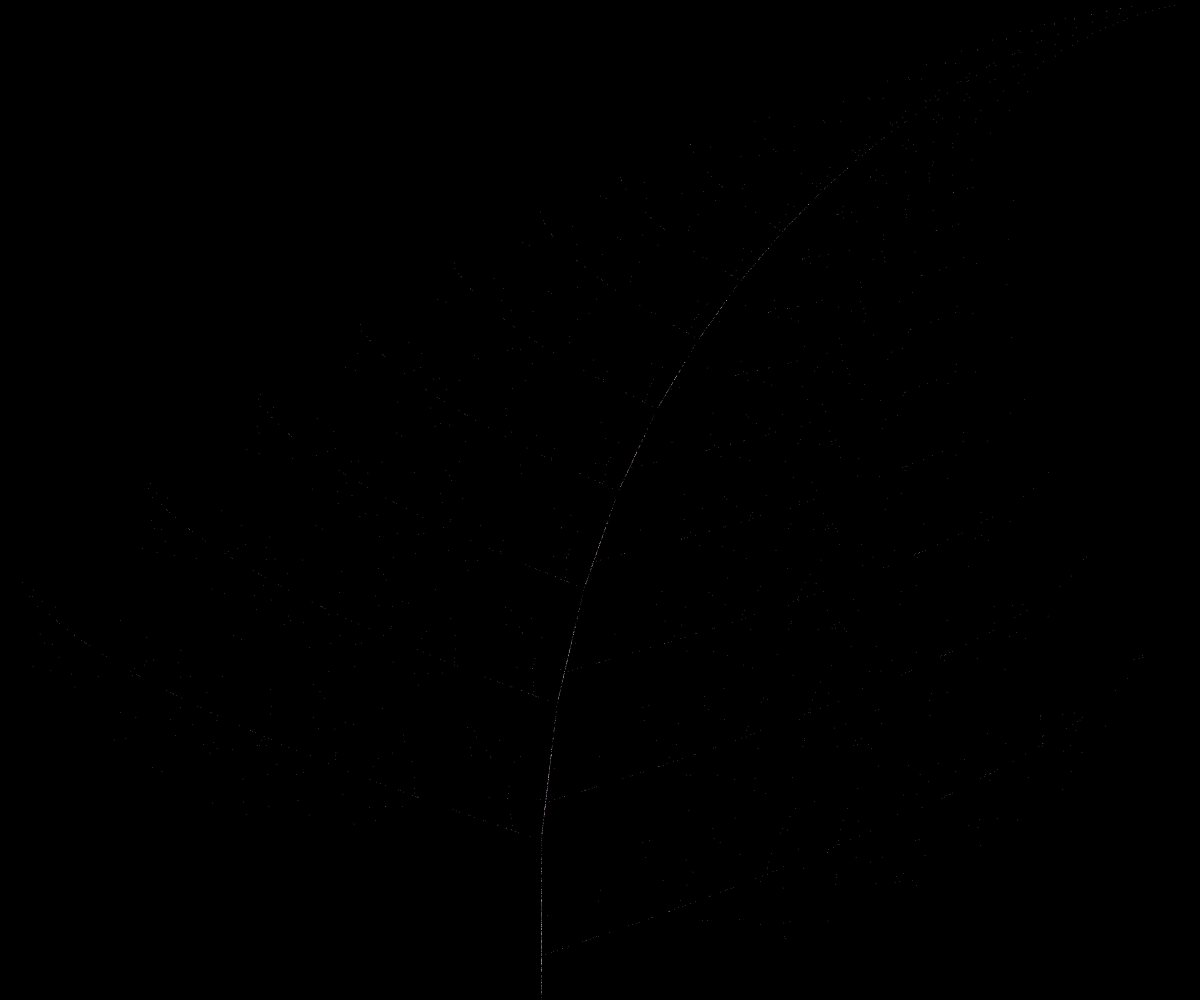
Frame 1 (no input)
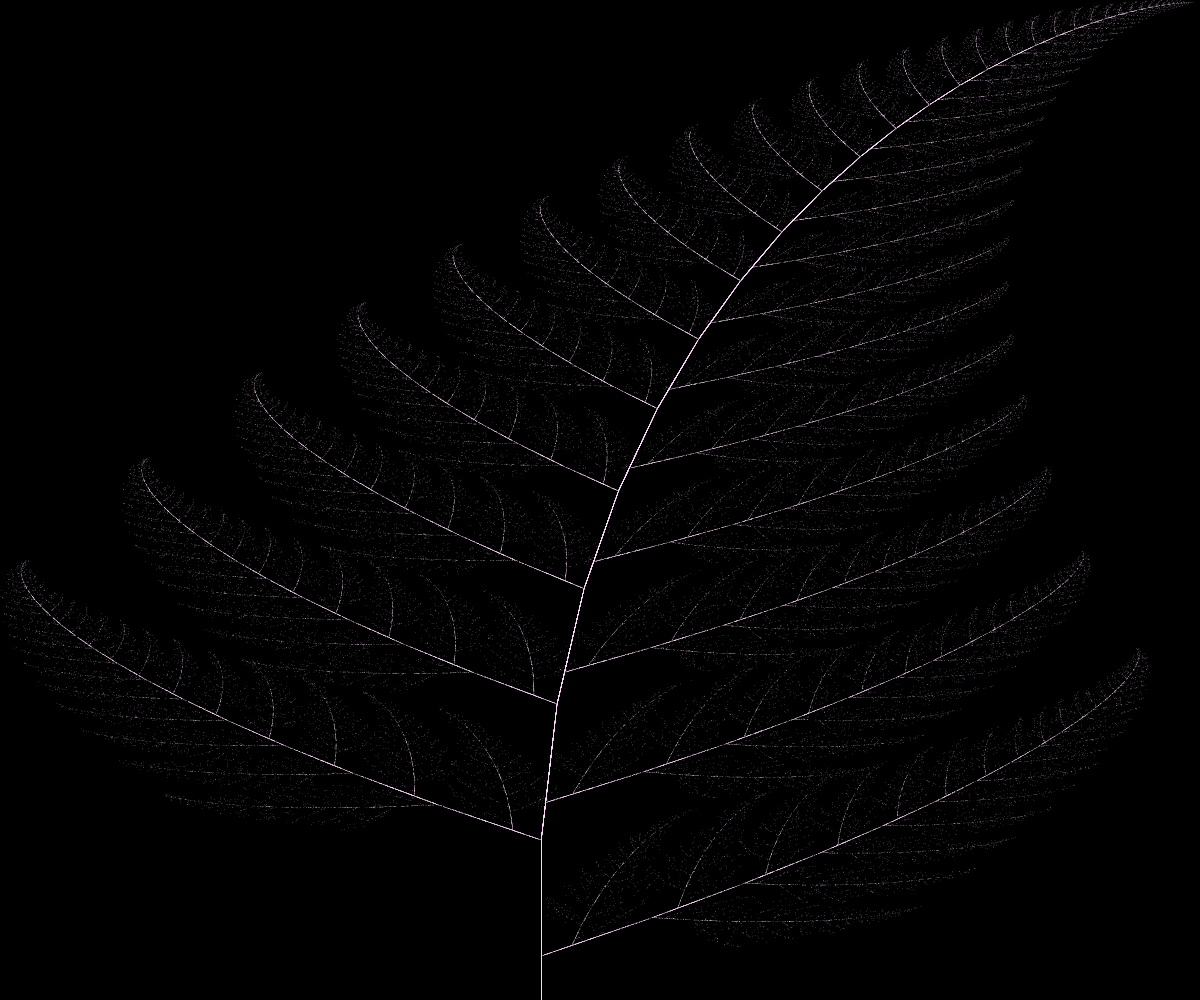
Frame 60 (no input)
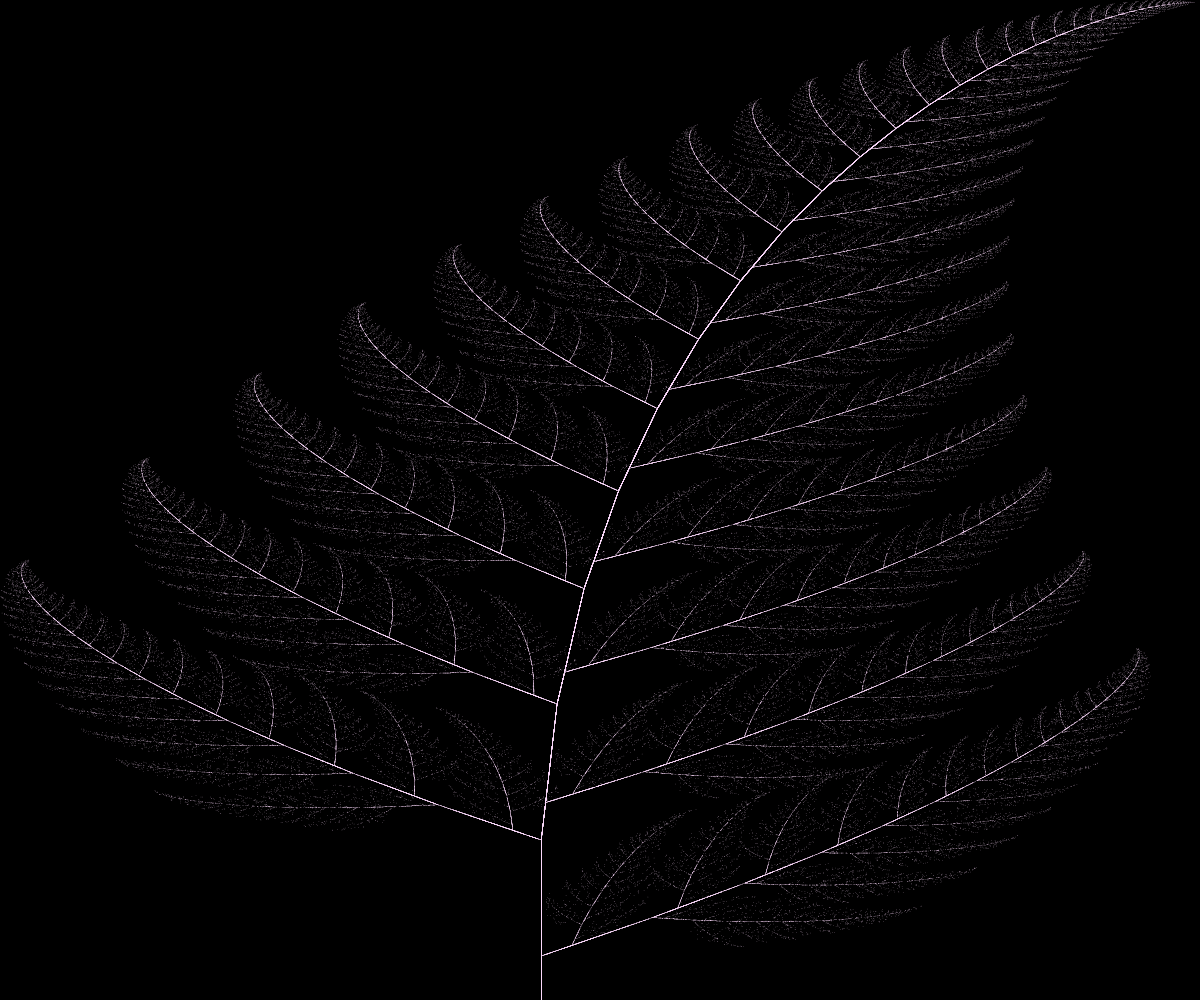
Frame 120 (the mouse pressed at the canvas centre since frame 60)

The p5.js sketch that drew these frames (run headless with seeded random() and noise() and a simulated clock; from frame 60 on, the mouse is pressed at the canvas centre):

// p5.js sketch
// ── sketch.js
let x = 0;
let y = 0;

function setup() {

  createCanvas(windowWidth, windowHeight);
  background(0);
  //colorMode(HSB);
  //colorMode(HSB, 500);
}


function draw() {

  for (var i = 0; i < 2500; i++) {    //draw speed is 2500

    drawPoint();
    nextPoint();
  }
}


function nextPoint() {

  var nextX;
  var nextY;

  var random = Math.random();

  if (random < 0.1) {

    nextX = 0;
    nextY = 0.16 * y;
  }else if (random < 0.86) {

    nextX = 0.85 * x + 0.04 * y;
    nextY = -0.04 * x + 0.85 * y + 1.6;
  }else if (random < 0.93) {

    nextX = 0.20 * x + -0.26 * y;
    nextY = 0.23 * x + 0.22 * y + 1.6;
  }else {

    nextX = -0.15 * x + 0.28 * y;
    nextY = 0.26 * x + 0.24 * y + 0.44;
  }

  x = nextX;
  y = nextY;
}

function drawPoint() {

  stroke(255, 220, 255);
  strokeWeight(0.5); // dot size

  var px = map(x, -2.1820, 2.6558, 0, width);
  var py = map(y, 0, 9.9983, height, 0);

  point(px, py);
}
